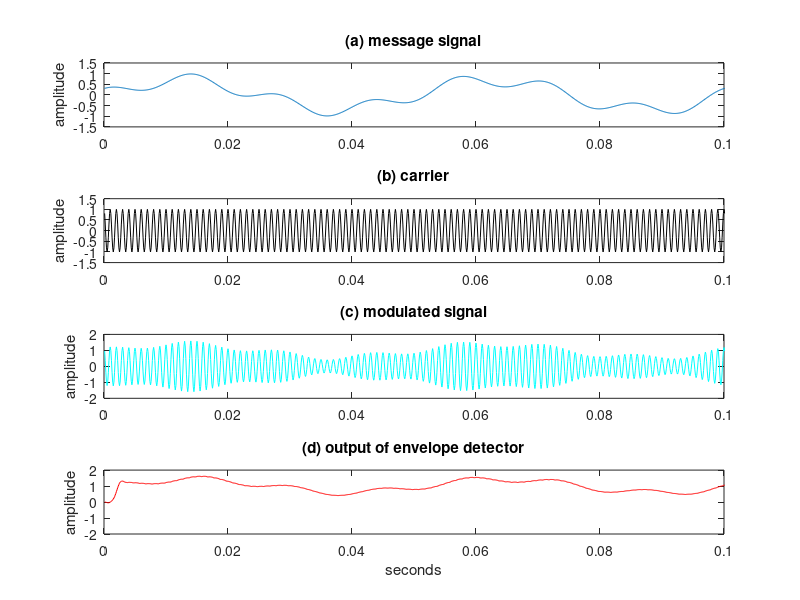
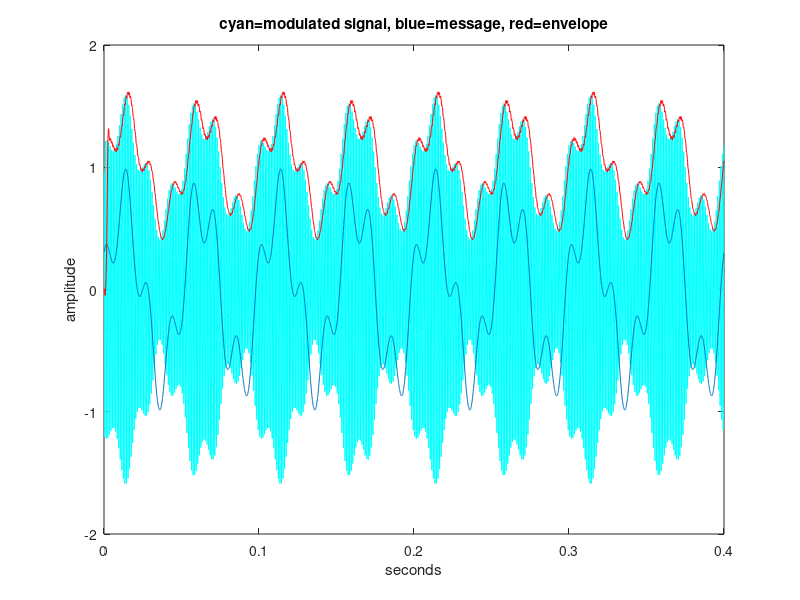

The MATLAB script that drew these images, in order: (Note: this script raises an error after producing the figures.)
% DSB_LC.m: large carrier AM demodulated with "envelope detection"
time=0.4; Ts=1/10000;                           % sampling interval and time
t=Ts:Ts:time;                                   % define a "time" vector
fase = 0;
g = 0;
fc=1000; c=cos(2*pi*(fc+g)*t + fase);                      % define carrier at freq fc
m=.7*sin(2*pi*20*t)+.3*cos(2*pi*70*t);          % create "message" > -1
a = 0.6; %Suponemos que Ap = 1
x = a*c.*m + c;                               % modulate with large carrier
fbe=[0 .05 .18 1]; damps=[1 1 0 0]; L=35;       % low pass filter design 
h=firpm(L,fbe,damps);                           % impulse response of LPF
x_rect = (1/2)*(x+abs(x));
envv=pi*filter(h,1,x_rect);                 % find envelope

% generate the figure
figure(1)
subplot(4,1,1), plot(t,m)
ylabel('amplitude'); title('(a) message signal');
axis([0,0.1, -1.5,1.5])
subplot(4,1,2), plot(t,c,'k')
ylabel('amplitude'); title('(b) carrier');
axis([0,0.1, -1.5,1.5])
subplot(4,1,3), plot(t,x,'c')
ylabel('amplitude'); title('(c) modulated signal');
axis([0,0.1, -2,2])
subplot(4,1,4), plot(t,envv,'r')
ylabel('amplitude'); title('(d) output of envelope detector');
axis([0,0.1, -2,2])
xlabel('seconds');

% this shows things a bit more clearly (but won't print well)
figure(2)
plot(t,x,'c')
hold on
plot(t,m)
plot(t,envv,'r')
ylabel('amplitude')
xlabel('seconds')
title('cyan=modulated signal, blue=message, red=envelope')
hold off

figure(3)
plotspec(m,Ts)
ylabel('amplitude'); title('(a) Spectrum of message signal');

figure(4)
plotspec(c,Ts)
ylabel('amplitude'); title('(a) Spectrum of carrier');

figure(5)
plotspec(x,Ts)
ylabel('amplitude'); title('(a) Spectrum of modulated signal');

figure(6)
plotspec(envv,Ts)
ylabel('amplitude'); title('(a) Spectrum of envelope');

figure(7)
freqz(h)

figure(8)
plotspec(x_rect, Ts)
ylabel('amplitude'); title('(a) Spectrum of rectified x(t)');